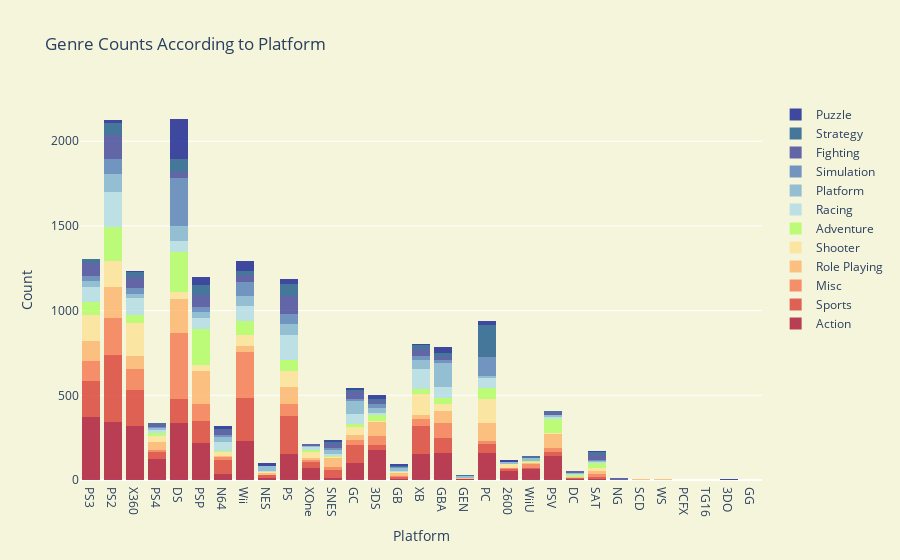

Notebook code for this chart:
### Code cell
trace1 = go.Histogram(   
    x=xaction.Platform,
    opacity=0.75,
    name = "Action",
    marker=dict(color='rgb(165,0,38)'))
trace2 = go.Histogram(
    x=xsports.Platform,
    opacity=0.75,
    name = "Sports",
    marker=dict(color='rgb(215,48,39)'))
trace3 = go.Histogram(
    x=xmisc.Platform,
    opacity=0.75,
    name = "Misc",
    marker=dict(color='rgb(244,109,67)'))
trace4 = go.Histogram(
    x=xrole.Platform,
    opacity=0.75,
    name = "Role Playing",
    marker=dict(color='rgb(253,174,97)'))
trace5 = go.Histogram(
    x=xshooter.Platform,
    opacity=0.75,
    name = "Shooter",
    marker=dict(color='rgb(254,224,144)'))
trace6 = go.Histogram(
    x=xadventure.Platform,
    opacity=0.75,
    name = "Adventure",
    marker=dict(color='rgb(170,253,87)'))
trace7 = go.Histogram(
    x=xrace.Platform,
    opacity=0.75,
    name = "Racing",
    marker=dict(color='rgb(171,217,233)'))
trace8 = go.Histogram(
    x=xplatform.Platform,
    opacity=0.75,
    name = "Platform",
    marker=dict(color='rgb(116,173,209)'))
trace9 = go.Histogram(
    x=xsimulation.Platform,
    opacity=0.75,
    name = "Simulation",
    marker=dict(color='rgb(69,117,180)'))
trace10 = go.Histogram(
    x=xfight.Platform,
    opacity=0.75,
    name = "Fighting",
    marker=dict(color='rgb(49,54,149)'))
trace11 = go.Histogram(
    x=xstrategy.Platform,
    opacity=0.75,
    name = "Strategy",
    marker=dict(color="rgb(10,77,131)"))
trace12 = go.Histogram(
    x=xpuzzle.Platform,
    opacity=0.75,
    name = "Puzzle",
    marker=dict(color='rgb(1,15,139)'))
data = [trace1, trace2,trace3,trace4,trace5,trace6,trace7,trace8,trace9,trace10,trace11,trace12]
layout = go.Layout(barmode='stack',
                   title='Genre Counts According to Platform',
                   xaxis=dict(title='Platform'),
                   yaxis=dict( title='Count'),
                   paper_bgcolor='beige',
                   plot_bgcolor='beige'
)
fig = go.Figure(data=data, layout=layout)
iplot(fig)

### Figure 1 — Plotly figure (JSON) as saved in the notebook; plotly's stock layout.template omitted (floating-point values rounded to 4 significant figures; data arrays with more than 128 entries replaced by an {"elided": "..."} marker saying what was removed)
{"data": [{"marker": {"color": "rgb(165,0,38)"}, "name": "Action", "opacity": 0.75, "type": "histogram", "x": {"elided": "3251 str values"}}, {"marker": {"color": "rgb(215,48,39)"}, "name": "Sports", "opacity": 0.75, "type": "histogram", "x": {"elided": "2304 str values"}}, {"marker": {"color": "rgb(244,109,67)"}, "name": "Misc", "opacity": 0.75, "type": "histogram", "x": {"elided": "1686 str values"}}, {"marker": {"color": "rgb(253,174,97)"}, "name": "Role Playing", "opacity": 0.75, "type": "histogram", "x": {"elided": "1470 str values"}}, {"marker": {"color": "rgb(254,224,144)"}, "name": "Shooter", "opacity": 0.75, "type": "histogram", "x": {"elided": "1282 str values"}}, {"marker": {"color": "rgb(170,253,87)"}, "name": "Adventure", "opacity": 0.75, "type": "histogram", "x": {"elided": "1274 str values"}}, {"marker": {"color": "rgb(171,217,233)"}, "name": "Racing", "opacity": 0.75, "type": "histogram", "x": {"elided": "1225 str values"}}, {"marker": {"color": "rgb(116,173,209)"}, "name": "Platform", "opacity": 0.75, "type": "histogram", "x": {"elided": "875 str values"}}, {"marker": {"color": "rgb(69,117,180)"}, "name": "Simulation", "opacity": 0.75, "type": "histogram", "x": {"elided": "848 str values"}}, {"marker": {"color": "rgb(49,54,149)"}, "name": "Fighting", "opacity": 0.75, "type": "histogram", "x": {"elided": "836 str values"}}, {"marker": {"color": "rgb(10,77,131)"}, "name": "Strategy", "opacity": 0.75, "type": "histogram", "x": {"elided": "670 str values"}}, {"marker": {"color": "rgb(1,15,139)"}, "name": "Puzzle", "opacity": 0.75, "type": "histogram", "x": {"elided": "570 str values"}}], "layout": {"barmode": "stack", "paper_bgcolor": "beige", "plot_bgcolor": "beige", "title": {"text": "Genre Counts According to Platform"}, "xaxis": {"title": {"text": "Platform"}}, "yaxis": {"title": {"text": "Count"}}}}
